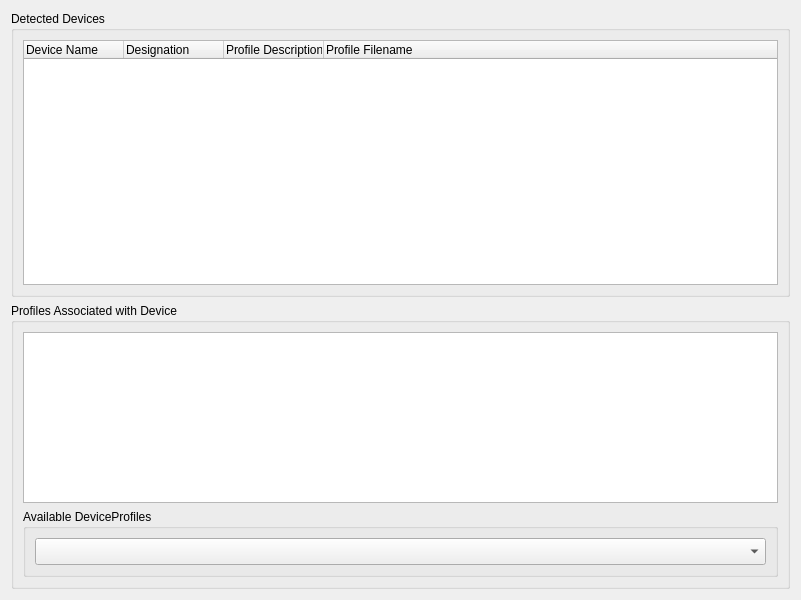
<?xml version="1.0" encoding="UTF-8"?>
<ui version="4.0">
 <class>kmdevices</class>
 <widget class="QWidget" name="kmdevices">
  <property name="geometry">
   <rect>
    <x>0</x>
    <y>0</y>
    <width>801</width>
    <height>600</height>
   </rect>
  </property>
  <layout class="QGridLayout" name="gridLayout_4">
   <item row="0" column="0">
    <widget class="QGroupBox" name="deviceGroupBox">
     <property name="sizePolicy">
      <sizepolicy hsizetype="Preferred" vsizetype="MinimumExpanding">
       <horstretch>0</horstretch>
       <verstretch>0</verstretch>
      </sizepolicy>
     </property>
     <property name="contextMenuPolicy">
      <enum>Qt::ActionsContextMenu</enum>
     </property>
     <property name="whatsThis">
      <string/>
     </property>
     <property name="title">
      <string>Detected Devices</string>
     </property>
     <property name="flat">
      <bool>true</bool>
     </property>
     <layout class="QGridLayout" name="gridLayout_3">
      <item row="1" column="0">
       <widget class="QTreeWidget" name="deviceList">
        <property name="toolTip">
         <string>List of installed input/output devices and their default profiles.</string>
        </property>
        <property name="iconSize">
         <size>
          <width>32</width>
          <height>32</height>
         </size>
        </property>
        <property name="uniformRowHeights">
         <bool>false</bool>
        </property>
        <property name="allColumnsShowFocus">
         <bool>false</bool>
        </property>
        <property name="headerHidden">
         <bool>false</bool>
        </property>
        <column>
         <property name="text">
          <string>Device Name</string>
         </property>
        </column>
        <column>
         <property name="text">
          <string>Designation</string>
         </property>
        </column>
        <column>
         <property name="text">
          <string>Profile Description</string>
         </property>
        </column>
        <column>
         <property name="text">
          <string>Profile Filename</string>
         </property>
        </column>
       </widget>
      </item>
     </layout>
    </widget>
   </item>
   <item row="1" column="0">
    <widget class="QGroupBox" name="groupBox_2">
     <property name="sizePolicy">
      <sizepolicy hsizetype="Preferred" vsizetype="Ignored">
       <horstretch>0</horstretch>
       <verstretch>0</verstretch>
      </sizepolicy>
     </property>
     <property name="title">
      <string>Profiles Associated with Device</string>
     </property>
     <property name="flat">
      <bool>true</bool>
     </property>
     <layout class="QGridLayout" name="gridLayout_2">
      <item row="0" column="0">
       <widget class="QListWidget" name="profileAssociationList">
        <property name="toolTip">
         <string>Listing of all profiles that are associated with the selected device.</string>
        </property>
       </widget>
      </item>
      <item row="1" column="0">
       <widget class="QGroupBox" name="groupBox">
        <property name="sizePolicy">
         <sizepolicy hsizetype="Preferred" vsizetype="Fixed">
          <horstretch>0</horstretch>
          <verstretch>0</verstretch>
         </sizepolicy>
        </property>
        <property name="title">
         <string>Available DeviceProfiles</string>
        </property>
        <property name="flat">
         <bool>false</bool>
        </property>
        <layout class="QGridLayout" name="gridLayout">
         <item row="0" column="0">
          <layout class="QHBoxLayout" name="horizontalLayout_2">
           <item>
            <widget class="QComboBox" name="deviceProfileComboBox">
             <property name="sizePolicy">
              <sizepolicy hsizetype="Preferred" vsizetype="Fixed">
               <horstretch>0</horstretch>
               <verstretch>0</verstretch>
              </sizepolicy>
             </property>
             <property name="minimumSize">
              <size>
               <width>0</width>
               <height>27</height>
              </size>
             </property>
            </widget>
           </item>
          </layout>
         </item>
        </layout>
       </widget>
      </item>
     </layout>
    </widget>
   </item>
  </layout>
 </widget>
 <resources>
  <include location="icons.qrc"/>
 </resources>
 <connections/>
</ui>
